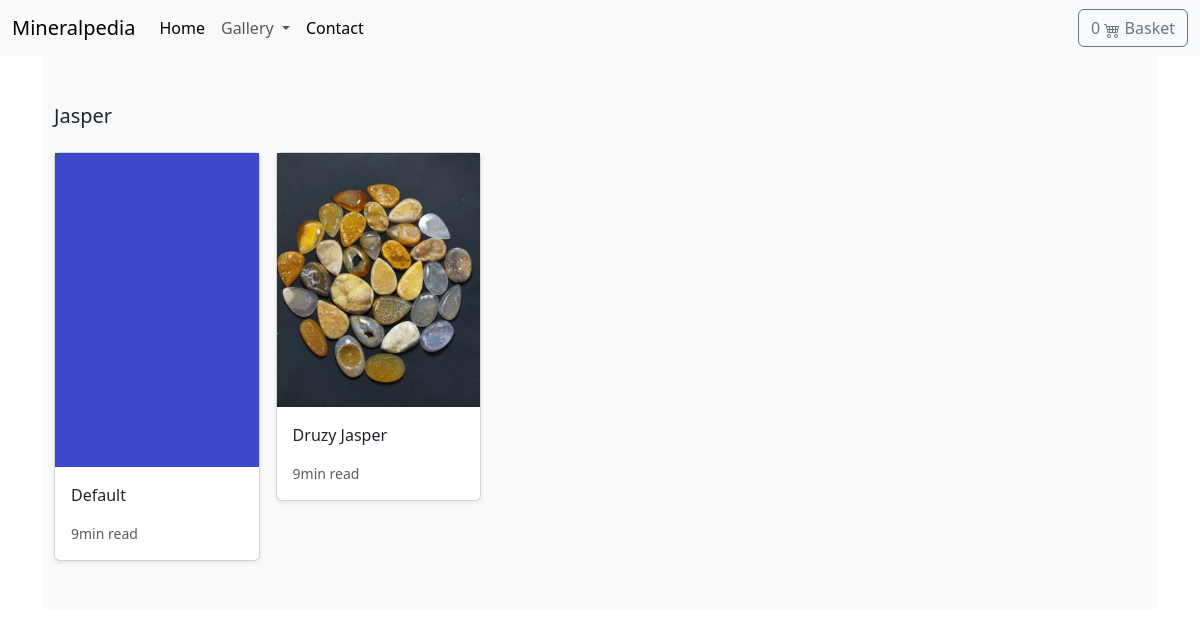
Screenshot of /category/jasper/ with the database file from the repository.
### store/models.py (models this page shows, shortened)
class Category(models.Model):
    name = models.CharField(max_length=255, db_index=True)
    slug = models.SlugField(max_length=255, unique=True)
    class Meta:
        verbose_name_plural = 'categories'

class Product(models.Model):
    category = models.ForeignKey(
        Category, related_name='product', on_delete=models.CASCADE)
    created_by = models.ForeignKey(
        User, on_delete=models.CASCADE, related_name='product_creator')
    title = models.CharField(max_length=255)
    author = models.CharField(max_length=255, default='admin')
    description = models.TextField(blank=True)
    image = models.ImageField(
        upload_to='images/', default='images/default.png')
    slug = models.SlugField(max_length=255)
    price = models.DecimalField(max_digits=4, decimal_places=2)
    in_stock = models.BooleanField(default=True)
    is_active = models.BooleanField(default=True)
    created = models.DateTimeField(auto_now_add=True)
    updated = models.DateTimeField(auto_now=True)
    objects = models.Manager()
    products = ProductManager()
    class Meta:
        verbose_name_plural = 'Products'
        ordering = ('-created',)
    def get_absolute_url(self):
        return reverse('store:product_detail', kwargs={'slug': self.slug})

### store/views.py (the view)
def category_list(request, category_slug):
    category = get_object_or_404(Category, slug=category_slug)
    products = Product.objects.filter(category=category)
    return render(request, 'store/products/category.html', {'category': category, 'products': products})

### basket/basket.py (called while the page is built)
    def __len__(self):
        return sum(item['qty'] for item in self.basket.values())

### basket/context_processors.py (called while the page is built)
def basket(request):
    return {'basket': Basket(request)}

### store/context_processors.py (called while the page is built)
def categories(request):
    return {
        'categories': Category.objects.all()
    }

### templates/store/products/category.html (shortened to what this page needs)
{% extends 'store/base.html' %}
{% load static %}
{% block contents %}
<main>
    <div class="album py-5 bg-light">
      <div class="container">
        <div class="pb-3 h5">{{category.name|title}}</div>
        <div class="row row-cols-1 row-cols-sm-2 row-cols-md-5 g-3">
          {% for product in products %}
          <div class="col">
            <div class="card shadow-sm">
            <img class="img-fluid" alt="Responsive image" src="{{ product.image.url }}">
              <div class="card-body">
                <p class="card-text">
                  <a class="text-dark text-decoration-none" href="{{ product.get_absolute_url }}">{{ product.title }}</a>
                </p>
                <div class="d-flex justify-content-between align-items-center">
                  <small class="text-muted">9min read</small>
                </div>
              </div>
            </div>
          </div>
          {% endfor %}
        </div>
      </div>
    </div>
</main>
{% endblock contents %}

### rows the page displays
Category: name "Jasper"
Product: image (placeholder picture), title "Default"
Product: image (picture), title "Druzy Jasper"
